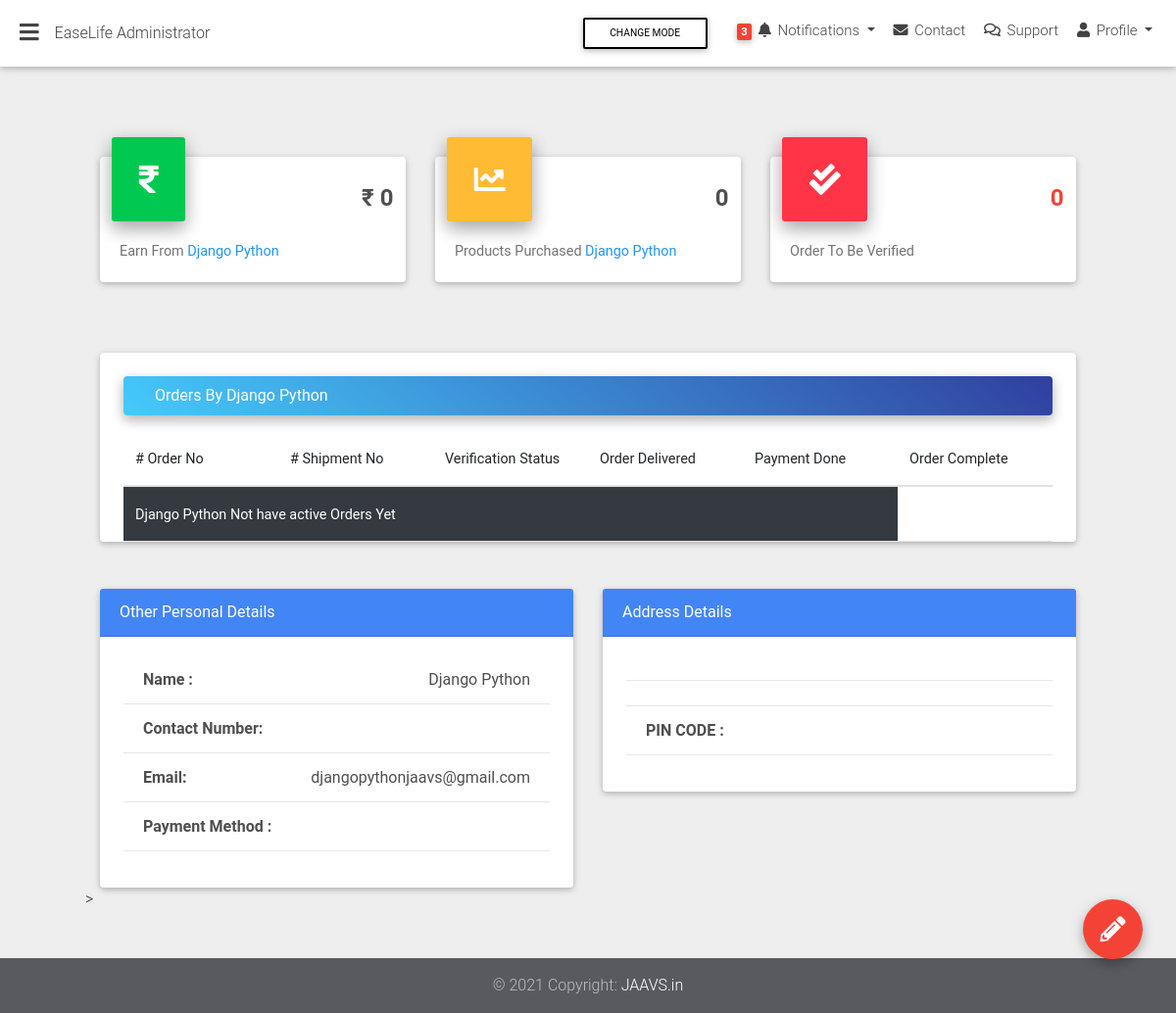
The app's page /easylife-admin/user-details/7/, older data.
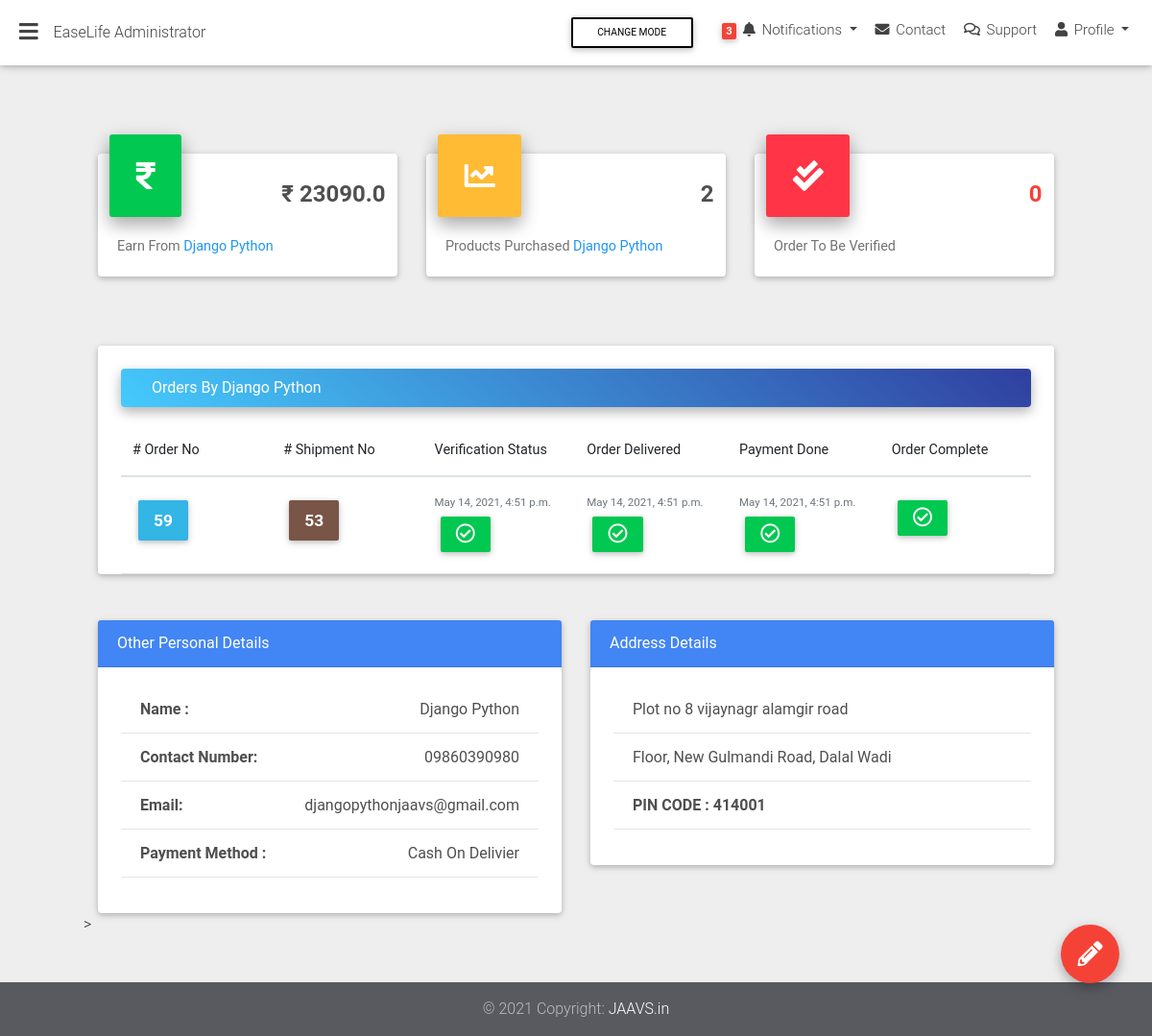
The same page, newer data.
### base/models.py (models this page shows, shortened)
class ShippmentOrder(models.Model):
    user=models.ForeignKey(settings.AUTH_USER_MODEL,on_delete=models.CASCADE)
    order=models.ForeignKey('Order',on_delete=models.CASCADE)
    verify_order = models.BooleanField(default=False,blank=True)
    verify_done_date= models.DateTimeField(blank=True,null=True)
    delivered= models.BooleanField(default=False,blank=True)
    delivered_done_date= models.DateTimeField(blank=True,null=True)
    payment_done=models.BooleanField(default=False,blank=True)
    payment_done_date= models.DateTimeField(blank=True,null=True)
    report_spam=models.BooleanField(default=False,blank=True)
    description=models.TextField(max_length=250,blank=True)
    class Meta:
        verbose_name = "ShippmentOrder"
        verbose_name_plural = "ShippmentOrders"

class Order(models.Model):
    user = models.ForeignKey(settings.AUTH_USER_MODEL,on_delete=models.CASCADE)
    items =models.ManyToManyField(OrderItem)
    ordered = models.BooleanField(default=False)
    start_date =models.DateTimeField(auto_now_add=True)
    ordered_date = models.DateTimeField()
    billing_address=models.ForeignKey('BillingAddress',on_delete=models.SET_NULL,blank=True,null=True)
    def get_total(self):
        total=0
        for order_item in self.items.all():
            total +=order_item.get_final_price()
        return total

class BillingAddress(models.Model):
    user=models.ForeignKey(settings.AUTH_USER_MODEL,on_delete=models.CASCADE)
    city=models.CharField(choices=MAHARASHTRA_DISTRICTS,max_length=2,default='Mu')
    phone_number=models.CharField(max_length=20)
    street_address=models.CharField(max_length=250)
    apartment_address=models.CharField(max_length=250)
    pin_code=models.CharField(max_length=10)
    payment_option = models.CharField(choices=PAYMENTS_CHOICES,max_length=1,default='S')
    class Meta:
        verbose_name = ("Billing Address")
        verbose_name_plural = ("Billing Adresss")

### easylife_admin/views.py (the view)
# urls.py: path('user-details/<pk>/', user_details, name='user_details'),
def user_details(request,pk):
	user=get_object_or_404(User,pk=pk)
	shippment_order_user= ShippmentOrder.objects.filter(user=user)
	earn_money=0
	item_purchased=0
	no_verified=ShippmentOrder.objects.filter(user=user,verify_order=False).count()
	for shippment_order in shippment_order_user.filter(verify_order=True,payment_done=True):
		earn_money+=shippment_order.order.get_total()
		item_purchased+=shippment_order.order.items.count()
	return render(request,'easylife_admin/user_detail_view.html',{
		'shippment_order_user':shippment_order_user[::-1],
		'user':user,'earn_money':earn_money,'item_purchased':item_purchased,'no_verified':no_verified,'last_order':shippment_order_user.last()})

### base/models.py (called while the page is built)
    def get_total_item_price(self):
        return self.qauntity * self.item.price

    def get_final_price(self):
        if self.item.discount_price:
            return self.get_total_discount_price()
        return self.get_total_item_price()

### templates/easylife_admin/user_detail_view.html (shortened to what the changed rows need)
{% extends "easylife_admin/admin_base.html" %}
{% load static %}
{% block content %}
    <div class="container-fluid">
      <section class="mt-md-4 pt-md-2 mb-5 pb-4">
        <div class="row">
          <div class="col-xl-4 col-md-6 mb-xl-0 mb-4">
            <div class="card card-cascade cascading-admin-card">
              <div class="admin-up">
                <div class="data">
                  <h4 class="font-weight-bold dark-grey-text">₹ {{earn_money}}</h4>
                </div>
              </div>
              <div class="card-body card-body-cascade">
                <p class="card-text">Earn From <span class="blue-text">{{user.get_full_name}}</span></p>
              </div>
            </div>
          </div>
          <div class="col-xl-4 col-md-6 mb-xl-0 mb-4">
            <div class="card card-cascade cascading-admin-card">
              <div class="admin-up">
                <div class="data">
                  <h4 class="font-weight-bold dark-grey-text">{{item_purchased}}</h4>
                </div>
              </div>
              <div class="card-body card-body-cascade">
                <p class="card-text">Products Purchased <span class="blue-text">{{user.get_full_name}}</span></p>
              </div>
            </div>
          </div>
        </div>
      </section>
      <section class="mb-5">
        <div class="card card-cascade narrower">
          <section>
            <br>
            <div class="card card-cascade narrower z-depth-0">
              <div
                class="view view-cascade gradient-card-header blue-gradient narrower py-2 mx-4 mb-3 d-flex justify-content-between align-items-center">
                <a href="" class="white-text mx-3">Orders By {{ user.get_full_name }}</a>
              </div>
              <div class="px-4">
                <div class="table-responsive">
                  <table class="table table-hover mb-0">
                    <thead>
                      <tr>
                        <th class="th-lg"># Order No</th>
                        <th class="th-lg"># Shipment No</th>
                        <th class="th-lg">Verification Status</th>
                        <th class="th-lg">Order Delivered </th>
                        <th class="th-lg">Payment Done</th>
                        <th class="th-lg">Order Complete</th>
                      </tr>
                    </thead>
                    <tbody>
                      {% for row in shippment_order_user %}
                      <tr>
                        <td>
                       <a href="{% url 'easylife_admin:order-review' row.order.id row.id user.id %}" style="color:white">
                            <button type="button" class="btn btn-info btn-sm px-3">
                              <b style="font-size:170%">{{row.order.id}}</b>
                            </button>
                      </a>
                      </td>
                        <td>
                        <a href='{% url 'easylife_admin:order-review' row.order.id row.id user.id %}' style="color:white">
                            <button type="button" class="btn btn-brown waves-effect waves-light btn-sm px-3">
                              <b style="font-size:170%">{{row.id}}</b>
                            </button>
                      </a>
                      </td>
                        <td>
                          {% if  row.verify_order %}
                          <p  class="fs-6 text-muted" style="font-size:80%;margin-bottom:0;">{{row.verify_done_date}}</p>
                          <button type="button" class="btn btn-success btn-sm px-3">
                              <i class="far fa-check-circle fa-2x"></i>
                            </button>
                          {% else %}
                                <button type="button" class="btn btn-danger btn-sm px-3">
                             <i class="far fa-times-circle fa-2x"></i>
                            </button>
                          {% endif %}
                      </td>
                        <td>
                                {% if  row.delivered %}
                                <p  class="fs-6 text-muted" style="font-size:80%;margin-bottom:0;">{{row.delivered_done_date}}</p>
                                  <button type="button" class="btn btn-success btn-sm px-3">
                                      <i class="far fa-check-circle fa-2x"></i>
                                      </button>
                                {% else %}
                                    <button type="button" class="btn btn-danger btn-sm px-3">
                                      <i class="far fa-times-circle fa-2x"></i>
                                    </button>
                                {% endif %}
                        </td>
                        <td>
                         {% if  row.payment_done %}
                         <p  class="fs-6 text-muted" style="font-size:80%;margin-bottom:0;">{{row.payment_done_date}}</p>
                          <button type="button" class="btn btn-success btn-sm px-3">
                              <i class="far fa-check-circle fa-2x"></i>
                          {% else %}
                                <button type="button" class="btn btn-danger btn-sm px-3">
                             <i class="far fa-times-circle fa-2x"></i>
                            </button>
                          {% endif %}
                        </td>
                        <td>{% if  row.payment_done_date %}
                          <button type="button" class="btn btn-success btn-sm px-3">
                              <i class="far fa-check-circle fa-2x"></i>
                          {% else %}
                                <button type="button" class="btn btn-danger btn-sm px-3">
                             <i class="far fa-times-circle fa-2x"></i>
                          </button>
                          {% endif %}
                        </td>
                      </tr>
                      {% empty %}
                                   <tfoot class="table-dark">
                                      <tr>
                                        <th colspan="5">
                                          {{user.get_full_name}} Not have active Orders Yet
                                        </th>
                                      </tr>
                                    </tfoot>
                      {% endfor %}
                    </tbody>
                  </table>
                </div>
              </div>
            </div>
          </section>
        </div>
      </section>
      <section class="mb-5">
        <div class="row">
          <div class="col-lg-6 col-md-12 mb-lg-0 mb-4">
            <div class="card">
              <div class="card-body text-center px-4 mb-3">
                <div class="list-group list-panel">
                  <span  class="list-group-item d-flex justify-content-between dark-grey-text">
                    <span class="float-left" style="font-weight: bold">Name :</span>{{user.get_full_name}}
                  </span>
                  <span  class="list-group-item d-flex justify-content-between dark-grey-text">
                    <span class="float-left" style="font-weight: bold">Contact Number:</span>{{last_order.order.billing_address.phone_number}}
                  </span>
                  <span  class="list-group-item d-flex justify-content-between dark-grey-text">
                    <span class="float-left" style="font-weight: bold">Email:</span>{{user.email}}
                  </span>
                  <span  class="list-group-item d-flex justify-content-between dark-grey-text">
                    <span class="float-left" style="font-weight: bold">Payment Method :</span>{{last_order.order.billing_address.get_payment_option_display}}
                  </span>
                </div>
              </div>
            </div>
          </div>
          <div class="col-lg-6 col-md-12 mb-lg-0 mb-4">
            <div class="card">
              <div class="card-body text-center px-4 mb-3">
                <div class="list-group list-panel">
                  <span  class="list-group-item d-flex justify-content-between dark-grey-text">
                    {{last_order.order.billing_address.street_address}}
                  </span>
                     <span  class="list-group-item d-flex justify-content-between dark-grey-text">
                    {{last_order.order.billing_address.apartment_address}}
                  </span>
                    <span  class="list-group-item d-flex justify-content-between dark-grey-text">
                    <span class="float-left" style="font-weight: bold">PIN CODE  : {{last_order.order.billing_address.pin_code}}</span>
                  </span>
                </div>
              </div>
            </div>
          </div>>
        </div>
      </section>
    </div>
{% endblock content %}

Row changes from the older to the newer data that the page shows:
added ShippmentOrder: order.id "59", id "53", verify_done_date "May 14, 2021, 4:51 p.m.", delivered_done_date "May 14, 2021, 4:51 p.m.", payment_done_date "May 14, 2021, 4:51 p.m.", order.billing_address.phone_number "09860390980", order.billing_address.payment_option "Cash On Delivier", order.billing_address.street_address "Plot no 8 vijaynagr alamgir road", order.billing_address.apartment_address "Floor, New Gulmandi Road, Dalal Wadi", order.billing_address.pin_code "414001"
Text that changed along with them:
{{ earn_money }}: "0" → "23090.0"
{{ item_purchased }}: "0" → "2"
{{ user.get_full_name }}: "Django Python" → (not shown)
text no longer shown: "Not have active Orders Yet"
